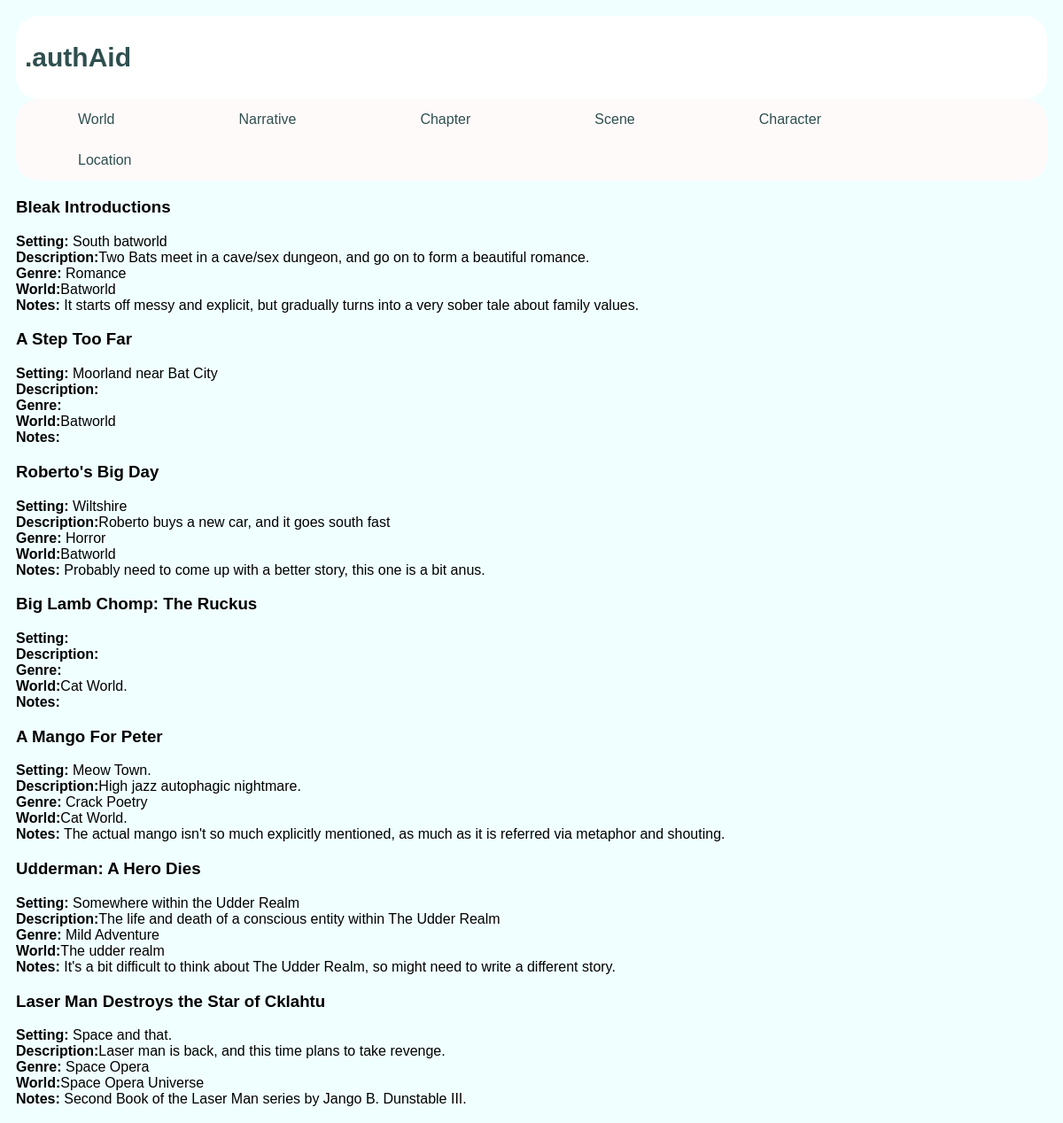
/author/narrativegeneralinfo/, run on the app's committed database.
### author/models.py (models this page shows, shortened)
class NarrativeGeneralInfo(models.Model):
    title = models.CharField(max_length=name_length,default='',blank=True)
    description = models.CharField(max_length=description_length,default='',blank=True)
    notes = notes_all
    setting = models.CharField(max_length=2000, default='',blank=True)
    genre = models.CharField(max_length=200, default='',blank=True)
    world = models.ForeignKey(World,on_delete=models.CASCADE, null=True,blank=True)

class World(models.Model):
    name = models.CharField(max_length=name_length, default='',blank=True)
    description = models.CharField(max_length=description_length, default='',blank=True)
    notes = notes_all
    def __str__(self):
        return self.name

class Location(models.Model):
    name = models.CharField(max_length=name_length, default='',blank=True)
    description = models.CharField(max_length=description_length, default='',blank=True)
    notes = notes_all
    world = models.ForeignKey(World, on_delete=models.CASCADE, null=True,blank=True)
    scenes = models.ManyToManyField(Scene,blank=True)
    chapters = models.ManyToManyField(Chapter,blank=True)

### author/views.py (the view)
# urls.py: path('narrativegeneralinfo/',views.NarrativeGeneralInfoView.as_view(), name='narrativegeneralinfo'),
class NarrativeGeneralInfoView(ListView):
    template_name = 'author/narrativegeneralinfo.html'
    context_object_name = 'ngi_list'
    def get_queryset(self):
        return NarrativeGeneralInfo.objects.all().order_by('world')

### author/templates/author/narrativegeneralinfo.html (shortened to what this page needs)
<!DOCTYPE html>
<html lang="en">
<head>
</head>
<body>
{% extends "author/base.html" %}
{% block content %}
    {% if ngi_list %}
        {% for ngi in ngi_list %}
            <h3>{{ngi.title}}</h3>
                <b>Setting: </b>{{ngi.setting}}<br>
                <b>Description:</b>{{ngi.description}}<br>
                <b>Genre: </b>{{ngi.genre}}<br>
                <b>World:</b>{{ngi.world}}<br>
                <b>Notes:</b> {{ngi.notes}}<br>
        {% endfor %}
    {%endif%}
{%endblock%}

### author/static/author/style.css (style rules this page uses)
* { box-sizing: border-box; border-radius: 25px }
body { font-family: arial; padding:10px; background: Azure; }

### data on the page
NarrativeGeneralInfo: title "Bleak Introductions", setting "South batworld", description "Two Bats meet in a cave/sex dungeon, and go on to form a beautiful romance.", genre "Romance", world "Batworld", notes "It starts off messy and explicit, but gradually turns into a very sober tale about family values."
NarrativeGeneralInfo: title "A Step Too Far", setting "Moorland near Bat City", world "Batworld"
NarrativeGeneralInfo: title "Roberto's Big Day", setting "Wiltshire", description "Roberto buys a new car, and it goes south fast", genre "Horror", world "Batworld", notes "Probably need to come up with a better story, this one is a bit anus."
NarrativeGeneralInfo: title "Big Lamb Chomp: The Ruckus", world "Cat World."
NarrativeGeneralInfo: title "A Mango For Peter", setting "Meow Town.", description "High jazz autophagic nightmare.", genre "Crack Poetry", world "Cat World.", notes "The actual mango isn't so much explicitly mentioned, as much as it is referred via metaphor and shouting."
NarrativeGeneralInfo: title "Udderman: A Hero Dies", setting "Somewhere within the Udder Realm", description "The life and death of a conscious entity within The Udder Realm", genre "Mild Adventure", world "The udder realm", notes "It's a bit difficult to think about The Udder Realm, so might need to write a different story."
NarrativeGeneralInfo: title "Laser Man Destroys the Star of Cklahtu", setting "Space and that.", description "Laser man is back, and this time plans to take revenge.", genre "Space Opera", world "Space Opera Universe", notes "Second Book of the Laser Man series by Jango B. Dunstable III."
